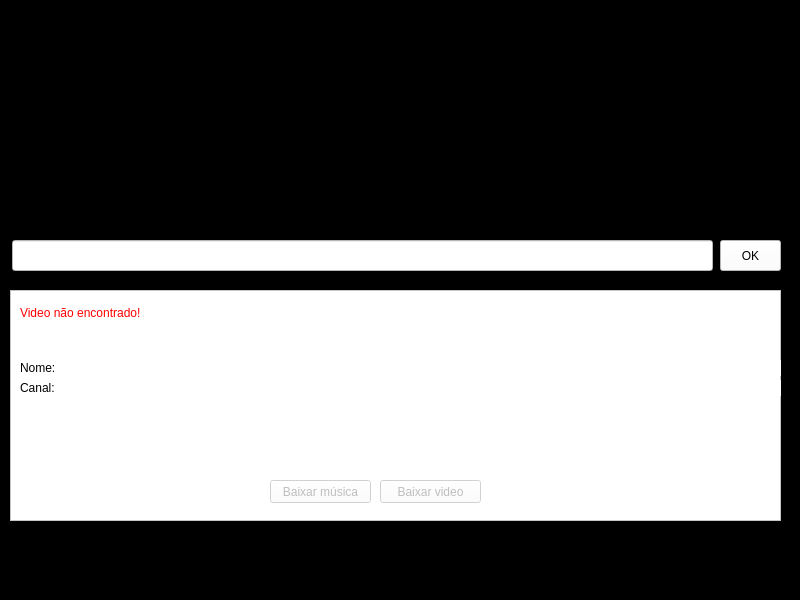
<?xml version="1.0" encoding="UTF-8"?>
<ui version="4.0">
 <class>MainWindow</class>
 <widget class="QMainWindow" name="MainWindow">
  <property name="geometry">
   <rect>
    <x>0</x>
    <y>0</y>
    <width>800</width>
    <height>600</height>
   </rect>
  </property>
  <property name="windowTitle">
   <string>YouTube Downloader</string>
  </property>
  <property name="styleSheet">
   <string notr="true">background-color: rgb(0, 0, 0);</string>
  </property>
  <widget class="QWidget" name="centralwidget">
   <widget class="QLabel" name="logo">
    <property name="geometry">
     <rect>
      <x>210</x>
      <y>60</y>
      <width>391</width>
      <height>131</height>
     </rect>
    </property>
    <property name="text">
     <string/>
    </property>
    <property name="pixmap">
     <pixmap resource="../resources.qrc">:/icones/assets/logo.png</pixmap>
    </property>
    <property name="scaledContents">
     <bool>true</bool>
    </property>
   </widget>
   <widget class="QLineEdit" name="link">
    <property name="geometry">
     <rect>
      <x>12</x>
      <y>240</y>
      <width>701</width>
      <height>31</height>
     </rect>
    </property>
    <property name="styleSheet">
     <string notr="true">background-color: rgb(255, 255, 255);</string>
    </property>
   </widget>
   <widget class="QPushButton" name="search">
    <property name="geometry">
     <rect>
      <x>720</x>
      <y>240</y>
      <width>61</width>
      <height>31</height>
     </rect>
    </property>
    <property name="styleSheet">
     <string notr="true">background-color: rgb(255, 255, 255);</string>
    </property>
    <property name="text">
     <string>OK</string>
    </property>
   </widget>
   <widget class="QFrame" name="videoData">
    <property name="geometry">
     <rect>
      <x>10</x>
      <y>290</y>
      <width>771</width>
      <height>231</height>
     </rect>
    </property>
    <property name="styleSheet">
     <string notr="true">background-color: rgb(255, 255, 255);</string>
    </property>
    <property name="frameShape">
     <enum>QFrame::StyledPanel</enum>
    </property>
    <property name="frameShadow">
     <enum>QFrame::Raised</enum>
    </property>
    <widget class="QLabel" name="searchResult">
     <property name="geometry">
      <rect>
       <x>10</x>
       <y>12</y>
       <width>751</width>
       <height>21</height>
      </rect>
     </property>
     <property name="styleSheet">
      <string notr="true">color: rgb(255, 0, 0);</string>
     </property>
     <property name="text">
      <string>Video não encontrado!</string>
     </property>
    </widget>
    <widget class="QLabel" name="videoTitle">
     <property name="geometry">
      <rect>
       <x>10</x>
       <y>70</y>
       <width>761</width>
       <height>16</height>
      </rect>
     </property>
     <property name="text">
      <string>Nome:</string>
     </property>
    </widget>
    <widget class="QLabel" name="videoChannel">
     <property name="geometry">
      <rect>
       <x>10</x>
       <y>90</y>
       <width>761</width>
       <height>16</height>
      </rect>
     </property>
     <property name="text">
      <string>Canal:</string>
     </property>
    </widget>
    <widget class="QPushButton" name="downloadSong">
     <property name="enabled">
      <bool>false</bool>
     </property>
     <property name="geometry">
      <rect>
       <x>260</x>
       <y>190</y>
       <width>101</width>
       <height>23</height>
      </rect>
     </property>
     <property name="text">
      <string>Baixar música</string>
     </property>
    </widget>
    <widget class="QPushButton" name="downloadVideo">
     <property name="enabled">
      <bool>false</bool>
     </property>
     <property name="geometry">
      <rect>
       <x>370</x>
       <y>190</y>
       <width>101</width>
       <height>23</height>
      </rect>
     </property>
     <property name="text">
      <string>Baixar video</string>
     </property>
    </widget>
   </widget>
   <widget class="QProgressBar" name="progressBar">
    <property name="geometry">
     <rect>
      <x>10</x>
      <y>542</y>
      <width>771</width>
      <height>31</height>
     </rect>
    </property>
    <property name="value">
     <number>0</number>
    </property>
    <property name="textVisible">
     <bool>false</bool>
    </property>
   </widget>
  </widget>
  <widget class="QStatusBar" name="statusbar"/>
 </widget>
 <resources>
  <include location="../resources.qrc"/>
 </resources>
 <connections/>
</ui>
